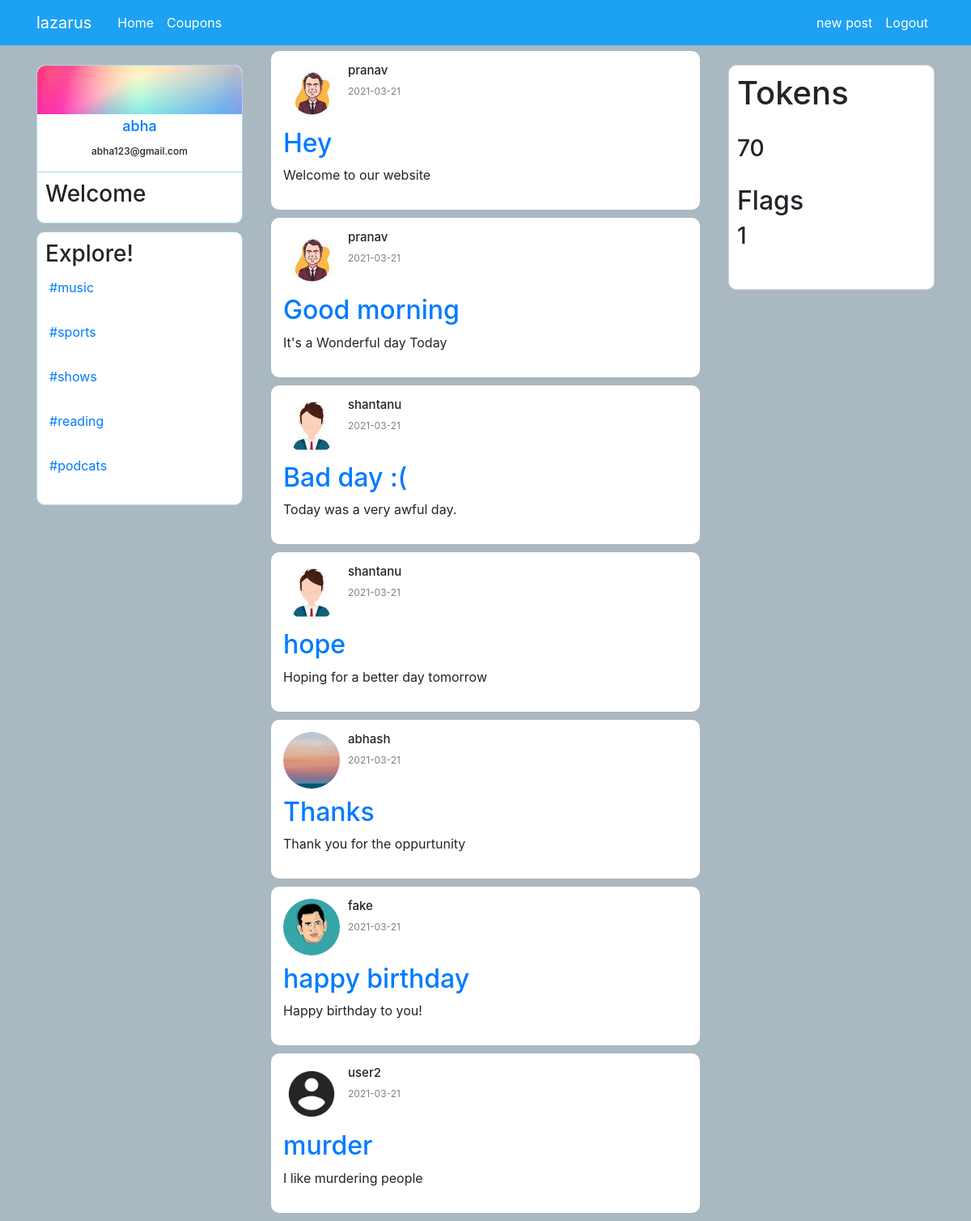
Screenshot of /home (signed in) with the database file from the repository.
### appmain/models.py (models this page shows, shortened)
class User(db.Model, UserMixin):
    id = db.Column(db.Integer, primary_key=True)
    username = db.Column(db.String(20), unique=True, nullable=False)
    email = db.Column(db.String(120), unique=True, nullable=False)
    image_file = db.Column(db.String(20), nullable=False, default='default.jpg')
    password = db.Column(db.String(60), nullable=False)
    posts = db.relationship('Post', backref='author', lazy=True)
    token_count=db.Column(db.Integer,nullable=False,default=0)
    flag_count=db.Column(db.Integer,nullable=False,default=0)

class Post(db.Model):
    id = db.Column(db.Integer, primary_key=True)
    title = db.Column(db.String(100), nullable=False)
    content = db.Column(db.Text, nullable=False)
    date_posted = db.Column(db.DateTime, nullable=False, default=datetime.utcnow)
    user_id = db.Column(db.Integer, db.ForeignKey('user.id'), nullable=False)

### appmain/routes.py (the view)
@app.route("/")
@app.route("/home")
def home():
    posts = Post.query.all()
    return render_template('home.html', posts=posts)

### appmain/models.py (called while the page is built)
@login_manager.user_loader
def load_user(user_id):
    return User.query.get(int(user_id))

### appmain/templates/home.html (shortened to what this page needs)
{% extends "layout.html" %}
{% block content %}
<div class="row">
  <div class="col-md-3">
<div class="sidebar mt-4 d-none d-md-block">
            <div class="sidebar_top ">
              <img src="{{ url_for('static',filename='profile/1.jpg') }}">
             <h2>
              <a href="{{ url_for('account') }}">
              {{ current_user.username }}
            </a>
             </h2>
             <h4>{{ current_user.email }}</h4>
            </div>
            <div class="sidebar_stats">
<div class="sidebar_stat">
 <h3>
  Welcome
 </h3>
</div>
            </div>
            <div class="sidebar_bottom">
                <h3>Explore!</h3>
                <div class="sidebar_recentitem para">
                     <p><a href="https://www.spotify.com/us/">#music</a></p>
                 </div>
                  <div class="sidebar_recentitem para">
                      <p><a href="https://www.cricbuzz.com/cricket-match/live-scores">#sports</a></p>
                  </div>
                  <div class="sidebar_recentitem para">
                      <p><a href="https://www.netflix.com/in/">#shows</a></p>
                  </div>
                  <div class="sidebar_recentitem para">
                      <p><a href="https://medium.com/">#reading</a></p>
                  </div>
                  <div class="sidebar_recentitem para">
                   <p><a href="https://podcasts.google.com/">#podcats</a></p>
               </div>
            </div>
</div>
</div>
<div class="col-md-6 p-0 mt-3">
<div class="feed">
{% for post in posts %}
<div class="post">
    <div class="post_header">
      <img class="rounded-circle article-img" src="{{ url_for('static',filename='profile/' + post.author.image_file)}}"
  <img class="fas fa-user "></img>
  <div class="post_info">
    <h2>{{post.author.username}}</h2>
    <p>{{post.date_posted.strftime('%Y-%m-%d')}}</p>
  </div>
  </div>
    <div class="post_body">
      <h2><a class="article-title" href="{{ url_for('post', post_id=post.id) }}">{{ post.title }}</a></h2>
  <p>{{post.content}}</p>
  </div>
  </div>
  {% endfor %}
</div>
</div>
<div class="col-md-3">
<div class="widgets d-none d-md-block">
    <div class="widgets_header token">
      <h1>Tokens</h1>
    </div>
    <div class="widgets_article">
  <div class="widgets_articleright">
    <h3>{{current_user.token_count}}</h3>
  </div>
  </div>
  <div class="widgets_article">
    <div class="widgets_articleright flag">
      <h2>Flags</h2>
      <h3>{{current_user.flag_count}}</h3>
    </div>
    </div>
    <div class="widgets_article">
      </div>
    </div>
  </div>
</div>
  {% endblock content %}

### appmain/static/style.css (style rules this page uses)
* { margin: 0; padding: 0; }
body { background-color: #aab8c2; }
.sidebar { border-radius: 10px; text-align: center; position: sticky; top: 80px; height: fit-content; flex: 0.2; }
.sidebar_top img { margin-bottom: -20px; width: 100%; height: 60px; border-top-left-radius: 10px; border-top-right-radius: 10px; object-fit: cover; }
.sidebar_top { display: flex; flex-direction: column; align-items: center; border: 1px solid lightblue; border-bottom: 0; border-top-left-radius: 10px; border-top-right-radius: 10px; background-color: white; padding-bottom: 10px; }
.sidebar_stats { padding: 10px; border: 1px solid lightblue; margin-bottom: 10px; border-bottom-left-radius: 10px; border-bottom-right-radius: 10px; background-color: white; }
.sidebar_stat { display: flex; justify-content: space-between; }
.sidebar_top h4 { font-size: 12px; margin-top: 5px; }
.sidebar_top h2 { font-size: 18px; }
.sidebar_bottom { text-align: left; padding: 10px; border: 1px solid lightblue; border-radius: 10px; margin-top: 10px; background-color: white; }
.sidebar_recentitem { display: flex; margin-bottom: 5px; padding: 5px; }
.feed { flex: 0.6; margin: 0 20px; margin-top: 47px; }
.post { background-color: white; padding: 15px; margin-bottom: 10px; border-radius: 10px; }
.post_header { display: flex; margin-bottom: 10px; }
.post_info { margin-left: 10px; }
.post_info p { font-size: 12px; color: gray; }
.post_info h2 { font-size: 15px; }
.widgets { position: sticky; top: 80px; float: 0.2; background-color: white; border-radius: 10px; border: 1px solid lightgrey; height: fit-content; padding-bottom: 10px; }
.widgets_header { display: flex; align-items: center; justify-content: space-between; padding: 10px; }
.widgets_article { display: flex; padding: 10px; }
.article-img { height: 70px; width: 70px; }

### rows the page displays
User: username "abha", email "abha123@gmail.com", token_count "70", flag_count "1"
Post: image_file (picture), author.username "pranav", date_posted "2021-03-21", title "Hey", content "Welcome to our website"
Post: image_file (picture), author.username "pranav", date_posted "2021-03-21", title "Good morning", content "It's a Wonderful day Today"
Post: image_file (picture), author.username "shantanu", date_posted "2021-03-21", title "Bad day :(", content "Today was a very awful day."
Post: image_file (picture), author.username "shantanu", date_posted "2021-03-21", title "hope", content "Hoping for a better day tomorrow"
Post: image_file (picture), author.username "abhash", date_posted "2021-03-21", title "Thanks", content "Thank you for the oppurtunity"
Post: image_file (picture), author.username "fake", date_posted "2021-03-21", title "happy birthday", content "Happy birthday to you!"
Post: image_file (placeholder picture), author.username "user2", date_posted "2021-03-21", title "murder", content "I like murdering people"
